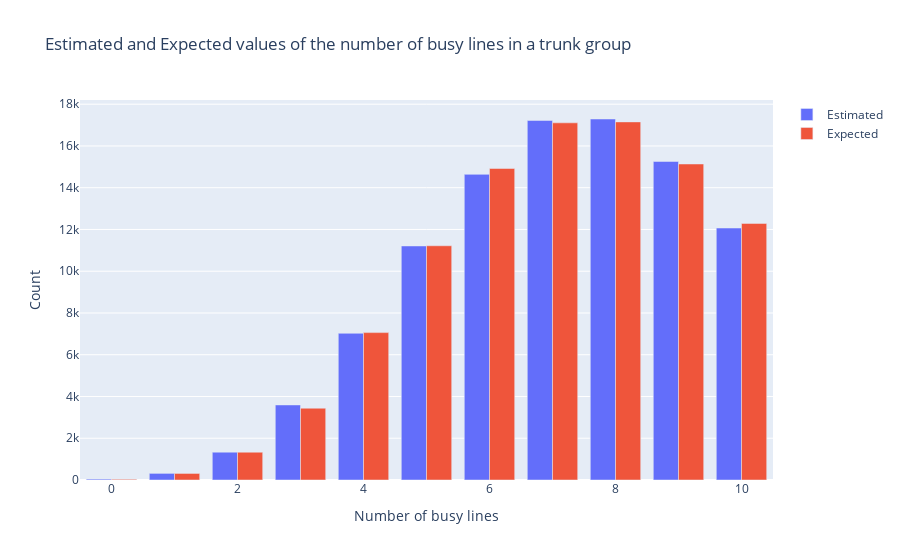

Notebook source saved alongside this figure:
### Code cell
#1The number of busy lines in a trunk group (Erlang system) is
#given by a truncated Poisson distribution

#unnormalized probability mass function
g = lambda x : A**x / factorial(x)

X_est = metropolis_hastings(g,N,m)
#X_est is the number of busy lines in a trunk group
#create histogram and plot i
hist_estimate,_ = np.histogram(X_est, bins = np.arange(m+2))

#sample from the truncated poisson distribution
X_expected = truncated_poisson_samples(A, 0, m, N)
hist_expected,_ = np.histogram(X_expected, bins = np.arange(m+2))

#Do a Plotly histogram of the estimated values and the expected values in the same plot
fig = go.Figure()
fig.add_trace(go.Bar(x = list(range(m+1)), y = hist_estimate, name = 'Estimated'))
fig.add_trace(go.Bar(x = list(range(m+1)), y = hist_expected, name = 'Expected'))
fig.update_layout(title = 'Estimated and Expected values of the number of busy lines in a trunk group',
                  xaxis_title = 'Number of busy lines',
                  yaxis_title = 'Count')
fig.show()

T, p_value = chisquare(hist_estimate/N, hist_expected/N)
print('Chi-square test statistic:', T)
print('P-value:', p_value)

### Figure 1 — Plotly figure (JSON) as saved in the notebook; plotly's stock layout.template omitted (floating-point values rounded to 4 significant figures)
{"data": [{"name": "Estimated", "type": "bar", "x": [0, 1, 2, 3, 4, 5, 6, 7, 8, 9, 10], "y": [43, 317, 1331, 3595, 7026, 11210, 14640, 17221, 17291, 15257, 12069]}, {"name": "Expected", "type": "bar", "x": [0, 1, 2, 3, 4, 5, 6, 7, 8, 9, 10], "y": [34, 314, 1330, 3439, 7059, 11219, 14921, 17107, 17152, 15136, 12289]}], "layout": {"title": {"text": "Estimated and Expected values of the number of busy lines in a trunk group"}, "xaxis": {"title": {"text": "Number of busy lines"}}, "yaxis": {"title": {"text": "Count"}}}}
